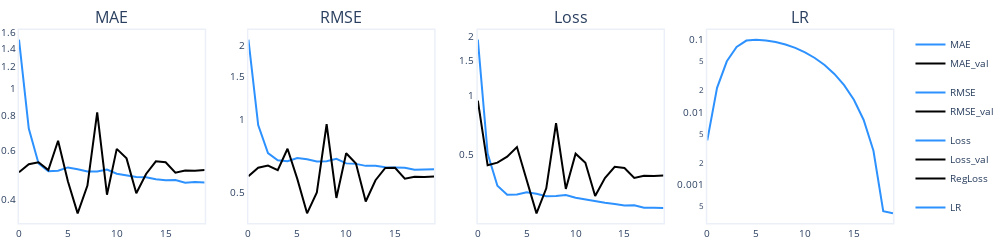

Source (notebook cell):
### Code cell
create_metrics_plot(metrics)

### Figure 1 — Plotly figure (JSON) as saved in the notebook; plotly's stock layout.template omitted (floating-point values rounded to 4 significant figures)
{"data": [{"legendgroup": "MAE", "line": {"color": "#2d92ff", "width": 2}, "mode": "lines", "name": "MAE", "type": "scatter", "xaxis": "x", "y": [1.503, 0.7181, 0.5375, 0.5039, 0.5057, 0.5201, 0.512, 0.5032, 0.503, 0.5113, 0.4937, 0.4872, 0.4799, 0.4793, 0.4717, 0.4675, 0.468, 0.4582, 0.4603, 0.4592], "yaxis": "y"}, {"legendgroup": "MAE", "line": {"color": "black", "width": 2}, "mode": "lines", "name": "MAE_val", "type": "scatter", "xaxis": "x", "y": [0.4999, 0.534, 0.5428, 0.5084, 0.6492, 0.4638, 0.3551, 0.4474, 0.8218, 0.4146, 0.6066, 0.5606, 0.4196, 0.4925, 0.5472, 0.5428, 0.4976, 0.5071, 0.5062, 0.5085], "yaxis": "y"}, {"legendgroup": "RMSE", "line": {"color": "#2d92ff", "width": 2}, "mode": "lines", "name": "RMSE", "type": "scatter", "xaxis": "x2", "y": [2.114, 0.9438, 0.7249, 0.6774, 0.6717, 0.6916, 0.6844, 0.6695, 0.6711, 0.6869, 0.658, 0.6549, 0.6428, 0.6437, 0.6339, 0.6309, 0.6312, 0.62, 0.6228, 0.6221], "yaxis": "y2"}, {"legendgroup": "RMSE", "line": {"color": "black", "width": 2}, "mode": "lines", "name": "RMSE_val", "type": "scatter", "xaxis": "x2", "y": [0.5833, 0.6315, 0.6441, 0.6169, 0.7554, 0.5684, 0.4106, 0.5002, 0.9517, 0.4748, 0.7236, 0.6571, 0.4593, 0.5614, 0.63, 0.6308, 0.5691, 0.5803, 0.5785, 0.5814], "yaxis": "y2"}, {"legendgroup": "Loss", "line": {"color": "#2d92ff", "width": 2}, "mode": "lines", "name": "Loss", "type": "scatter", "xaxis": "x3", "y": [1.917, 0.5055, 0.3473, 0.3122, 0.3131, 0.322, 0.3164, 0.3072, 0.3081, 0.3113, 0.3016, 0.2957, 0.2877, 0.2842, 0.2801, 0.2754, 0.2766, 0.2682, 0.2682, 0.2676], "yaxis": "y3"}, {"legendgroup": "Loss", "line": {"color": "black", "width": 2}, "mode": "lines", "name": "Loss_val", "type": "scatter", "xaxis": "x3", "y": [0.9383, 0.441, 0.4547, 0.4875, 0.5455, 0.368, 0.2514, 0.3369, 0.721, 0.3343, 0.5049, 0.4538, 0.3076, 0.3798, 0.4329, 0.4275, 0.3806, 0.3902, 0.389, 0.3914], "yaxis": "y3"}, {"legendgroup": "Loss", "line": {"color": "black", "width": 2}, "mode": "lines", "name": "RegLoss", "type": "scatter", "xaxis": "x3", "y": [0, 0, 0, 0, 0, 0, 0, 0, 0, 0, 0, 0, 0, 0, 0, 0, 0, 0, 0, 0], "yaxis": "y3"}, {"legendgroup": "LR", "line": {"color": "#2d92ff", "width": 2}, "mode": "lines", "name": "LR", "type": "scatter", "xaxis": "x4", "y": [0.004087, 0.0216, 0.05015, 0.07884, 0.0967, 0.0996, 0.09714, 0.09232, 0.08537, 0.07665, 0.0666, 0.05571, 0.04454, 0.03364, 0.02356, 0.01481, 0.007821, 0.002948, 0.0004339, 0.0004054], "yaxis": "y4"}], "layout": {"annotations": [{"font": {"size": 16}, "showarrow": false, "text": "MAE", "x": 0.1062, "xanchor": "center", "xref": "paper", "y": 1, "yanchor": "bottom", "yref": "paper"}, {"font": {"size": 16}, "showarrow": false, "text": "RMSE", "x": 0.3688, "xanchor": "center", "xref": "paper", "y": 1, "yanchor": "bottom", "yref": "paper"}, {"font": {"size": 16}, "showarrow": false, "text": "Loss", "x": 0.6313, "xanchor": "center", "xref": "paper", "y": 1, "yanchor": "bottom", "yref": "paper"}, {"font": {"size": 16}, "showarrow": false, "text": "LR", "x": 0.8938, "xanchor": "center", "xref": "paper", "y": 1, "yanchor": "bottom", "yref": "paper"}], "autosize": true, "font": {"size": 10}, "height": 200, "margin": {"b": 0, "l": 0, "pad": 0, "r": 10, "t": 30}, "title": {"font": {"size": 10}}, "width": 1000, "xaxis": {"anchor": "y", "domain": [0, 0.2125], "linewidth": 1.5, "mirror": true, "showgrid": false, "showline": true}, "xaxis2": {"anchor": "y2", "domain": [0.2625, 0.475], "linewidth": 1.5, "mirror": true, "showgrid": false, "showline": true}, "xaxis3": {"anchor": "y3", "domain": [0.525, 0.7375], "linewidth": 1.5, "mirror": true, "showgrid": false, "showline": true}, "xaxis4": {"anchor": "y4", "domain": [0.7875, 1], "linewidth": 1.5, "mirror": true, "showgrid": false, "showline": true}, "yaxis": {"anchor": "x", "domain": [0, 1], "linewidth": 1.5, "mirror": true, "rangemode": "tozero", "showgrid": false, "showline": true, "type": "log"}, "yaxis2": {"anchor": "x2", "domain": [0, 1], "linewidth": 1.5, "mirror": true, "rangemode": "tozero", "showgrid": false, "showline": true, "type": "log"}, "yaxis3": {"anchor": "x3", "domain": [0, 1], "linewidth": 1.5, "mirror": true, "rangemode": "tozero", "showgrid": false, "showline": true, "type": "log"}, "yaxis4": {"anchor": "x4", "domain": [0, 1], "linewidth": 1.5, "mirror": true, "rangemode": "tozero", "showgrid": false, "showline": true, "type": "log"}}}
